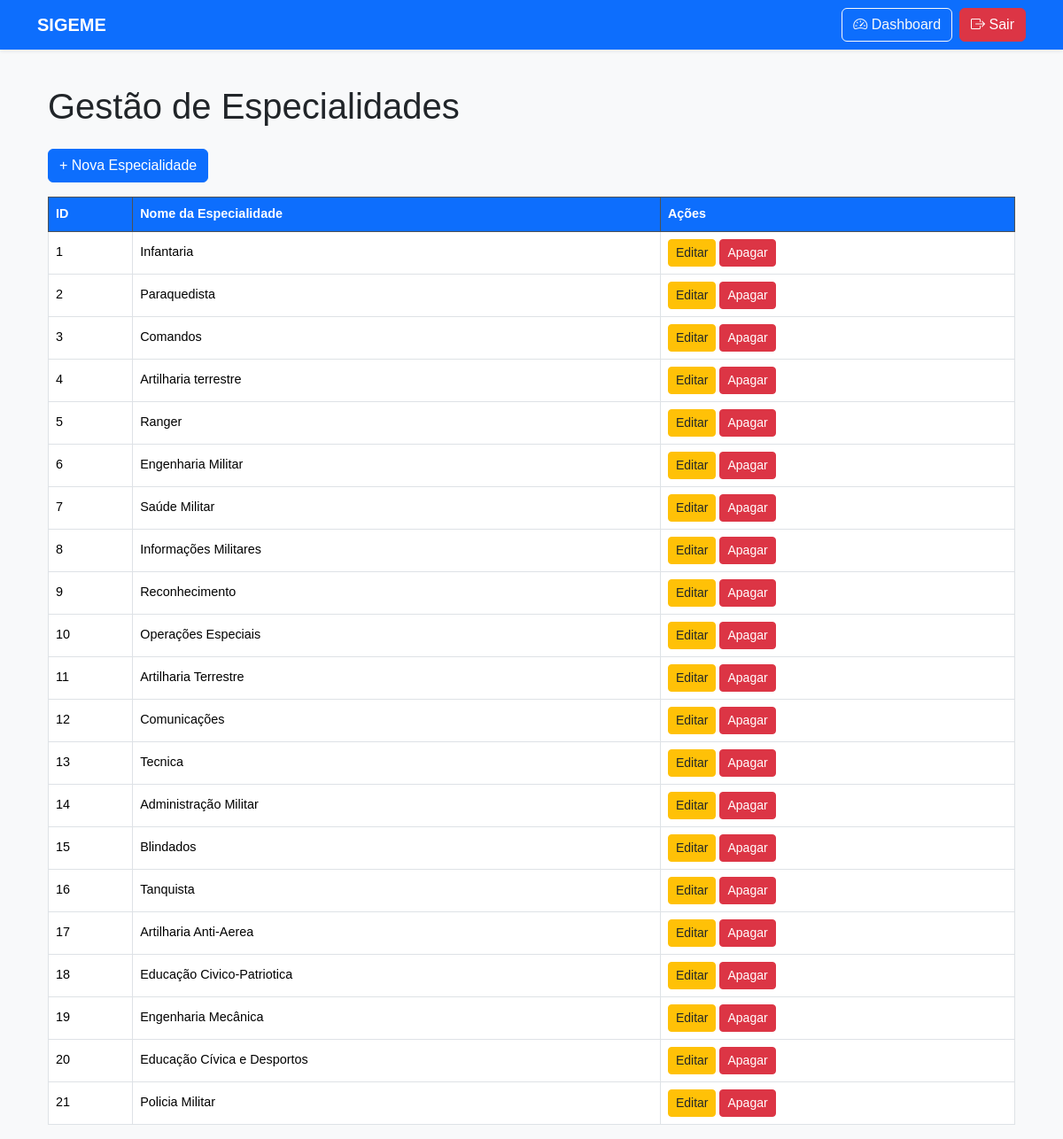
The app's page /especialidades with its own data.
### app.py (models this page shows, shortened)
class Especialidade(db.Model):
    __tablename__ = 'Especialidades'
    id = db.Column(db.Integer, primary_key=True)
    nome = db.Column(db.String(100), nullable=False, unique=True)

### app.py (the view)
@app.route('/especialidades')
def listar_especialidades():
    especialidades = Especialidade.query.all()
    return render_template('especialidades.html', especialidades=especialidades)

### templates/especialidades.html (shortened to what this page needs)
{% extends "base.html" %}
{% block content %}
<div class="container mt-4">
    <h1 class="mb-4">Gestão de Especialidades</h1>
    <a href="{{ url_for('nova_especialidade') }}" class="btn btn-primary mb-3">+ Nova Especialidade</a>
    <table class="table table-bordered">
        <thead class="table-dark">
            <tr>
                <th>ID</th>
                <th>Nome da Especialidade</th>
                <th>Ações</th>
            </tr>
        </thead>
        <tbody>
            {% for e in especialidades %}
                <tr>
                    <td>{{ e.id }}</td>
                    <td>{{ e.nome }}</td>
                    <td>
                        <a href="{{ url_for('editar_especialidade', id=e.id) }}" class="btn btn-warning btn-sm">Editar</a>
                        <a href="{{ url_for('apagar_especialidade', id=e.id) }}" class="btn btn-danger btn-sm">Apagar</a>
                    </td>
                </tr>
            {% endfor %}
        </tbody>
    </table>
</div>
{% endblock %}

### static/style.css (style rules this page uses)
body { background-color: #f8f9fa; font-family: Arial, sans-serif; }
.table { font-size: 0.9rem; }
.table th { background-color: #0d6efd; color: #fff; }
.table td, .table th { padding: 0.5rem; vertical-align: middle; }
.btn-primary { background-color: #0d6efd; border-color: #0d6efd; }
.btn-warning { background-color: #ffc107; border-color: #ffc107; color: #212529; }
.btn-danger { background-color: #dc3545; border-color: #dc3545; }

### records on screen
Especialidade: id "1", nome "Infantaria"
Especialidade: id "2", nome "Paraquedista"
Especialidade: id "3", nome "Comandos"
Especialidade: id "4", nome "Artilharia terrestre"
Especialidade: id "5", nome "Ranger"
Especialidade: id "6", nome "Engenharia Militar"
Especialidade: id "7", nome "Saúde Militar"
Especialidade: id "8", nome "Informações Militares"
Especialidade: id "9", nome "Reconhecimento"
Especialidade: id "10", nome "Operações Especiais"
Especialidade: id "11", nome "Artilharia Terrestre"
Especialidade: id "12", nome "Comunicações"
Especialidade: id "13", nome "Tecnica"
Especialidade: id "14", nome "Administração Militar"
Especialidade: id "15", nome "Blindados"
Especialidade: id "16", nome "Tanquista"
Especialidade: id "17", nome "Artilharia Anti-Aerea"
Especialidade: id "18", nome "Educação Civico-Patriotica"
Especialidade: id "19", nome "Engenharia Mecânica"
Especialidade: id "20", nome "Educação Cívica e Desportos"
Especialidade: id "21", nome "Policia Militar"
